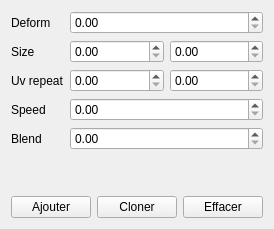
          <widget class="QWidget" name="tab_5">
           <attribute name="title">
            <string>Water</string>
           </attribute>
           <layout class="QVBoxLayout" name="verticalLayout_6">
            <item>
             <widget class="QWidget" name="widget_2" native="true">
              <layout class="QFormLayout" name="formLayout_2">
               <property name="margin">
                <number>0</number>
               </property>
               <item row="0" column="0">
                <widget class="QLabel" name="label_19">
                 <property name="text">
                  <string>Deform</string>
                 </property>
                </widget>
               </item>
               <item row="0" column="1">
                <widget class="QDoubleSpinBox" name="node_water_deform">
                 <property name="singleStep">
                  <double>0.100000000000000</double>
                 </property>
                </widget>
               </item>
               <item row="1" column="0">
                <widget class="QLabel" name="label_18">
                 <property name="text">
                  <string>Size</string>
                 </property>
                </widget>
               </item>
               <item row="1" column="1">
                <layout class="QHBoxLayout" name="horizontalLayout_9">
                 <item>
                  <widget class="QDoubleSpinBox" name="node_water_size_x"/>
                 </item>
                 <item>
                  <widget class="QDoubleSpinBox" name="node_water_size_y"/>
                 </item>
                </layout>
               </item>
               <item row="2" column="0">
                <widget class="QLabel" name="label_17">
                 <property name="text">
                  <string>Uv repeat</string>
                 </property>
                </widget>
               </item>
               <item row="2" column="1">
                <layout class="QHBoxLayout" name="horizontalLayout_8">
                 <item>
                  <widget class="QDoubleSpinBox" name="node_water_uvrepeat_x"/>
                 </item>
                 <item>
                  <widget class="QDoubleSpinBox" name="node_water_uvrepeat_y"/>
                 </item>
                </layout>
               </item>
               <item row="3" column="0">
                <widget class="QLabel" name="label_16">
                 <property name="text">
                  <string>Speed</string>
                 </property>
                </widget>
               </item>
               <item row="3" column="1">
                <widget class="QDoubleSpinBox" name="node_water_speed">
                 <property name="singleStep">
                  <double>0.100000000000000</double>
                 </property>
                </widget>
               </item>
               <item row="4" column="0">
                <widget class="QLabel" name="label_15">
                 <property name="text">
                  <string>Blend</string>
                 </property>
                </widget>
               </item>
               <item row="4" column="1">
                <widget class="QDoubleSpinBox" name="node_water_blend">
                 <property name="singleStep">
                  <double>0.100000000000000</double>
                 </property>
                </widget>
               </item>
              </layout>
             </widget>
            </item>
            <item>
             <spacer name="verticalSpacer_4">
              <property name="orientation">
               <enum>Qt::Vertical</enum>
              </property>
              <property name="sizeHint" stdset="0">
               <size>
                <width>20</width>
                <height>40</height>
               </size>
              </property>
             </spacer>
            </item>
            <item>
             <layout class="QHBoxLayout" name="horizontalLayout_24">
              <item>
               <widget class="QPushButton" name="node_water_add">
                <property name="text">
                 <string>Ajouter</string>
                </property>
                <property name="icon">
                 <iconset resource="ressource.qrc">
                  <normaloff>:/Icons/icons/add.png</normaloff>:/Icons/icons/add.png</iconset>
                </property>
               </widget>
              </item>
              <item>
               <widget class="QPushButton" name="node_water_clone">
                <property name="text">
                 <string>Cloner</string>
                </property>
                <property name="icon">
                 <iconset resource="ressource.qrc">
                  <normaloff>:/Icons/icons/page_copy.png</normaloff>:/Icons/icons/page_copy.png</iconset>
                </property>
               </widget>
              </item>
              <item>
               <widget class="QPushButton" name="node_water_del">
                <property name="text">
                 <string>Effacer</string>
                </property>
                <property name="icon">
                 <iconset resource="ressource.qrc">
                  <normaloff>:/Icons/icons/cross.png</normaloff>:/Icons/icons/cross.png</iconset>
                </property>
               </widget>
              </item>
             </layout>
            </item>
           </layout>
          </widget>
